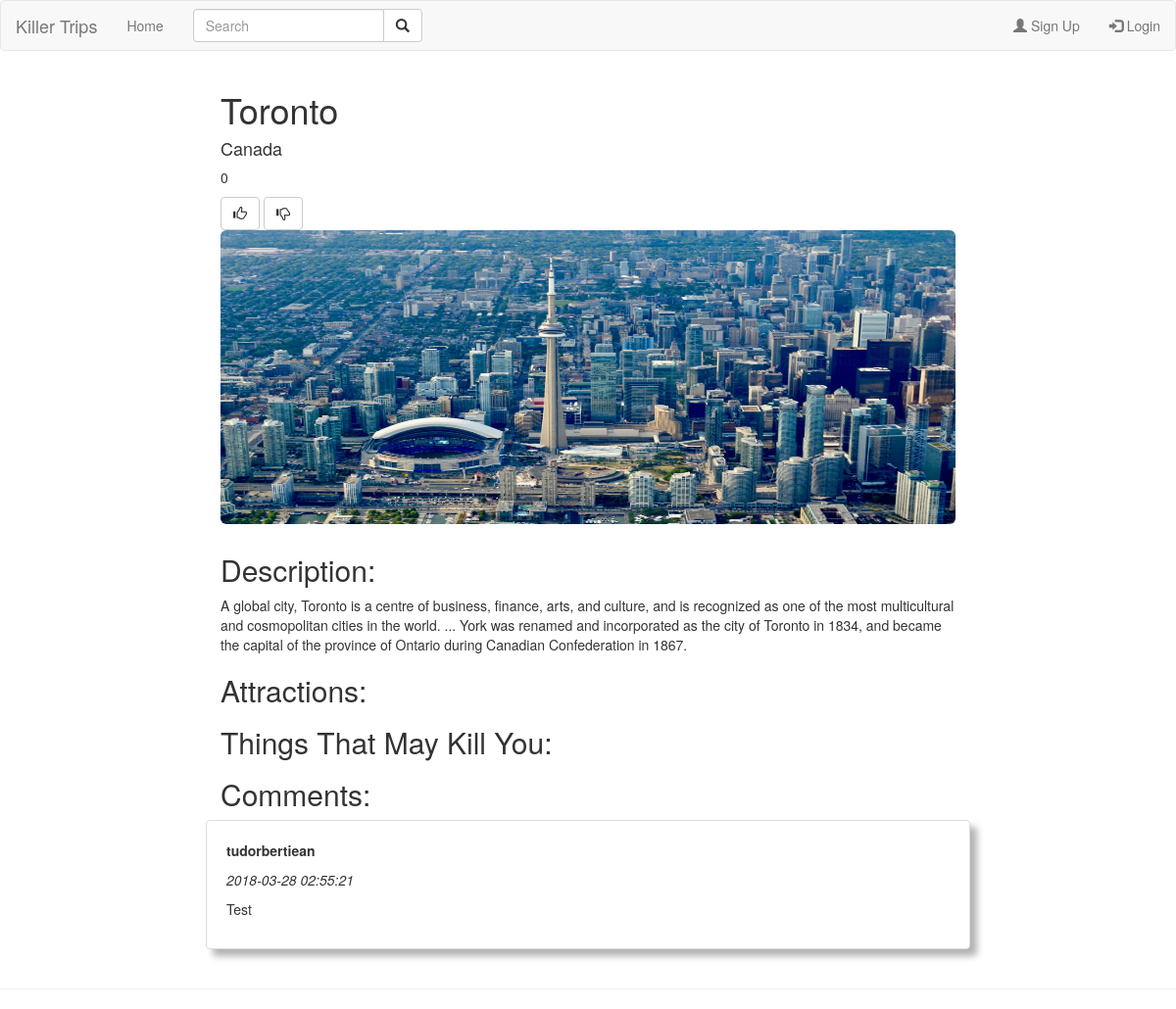
Before: /src/views/city.php?cityid=1 with the older database file.
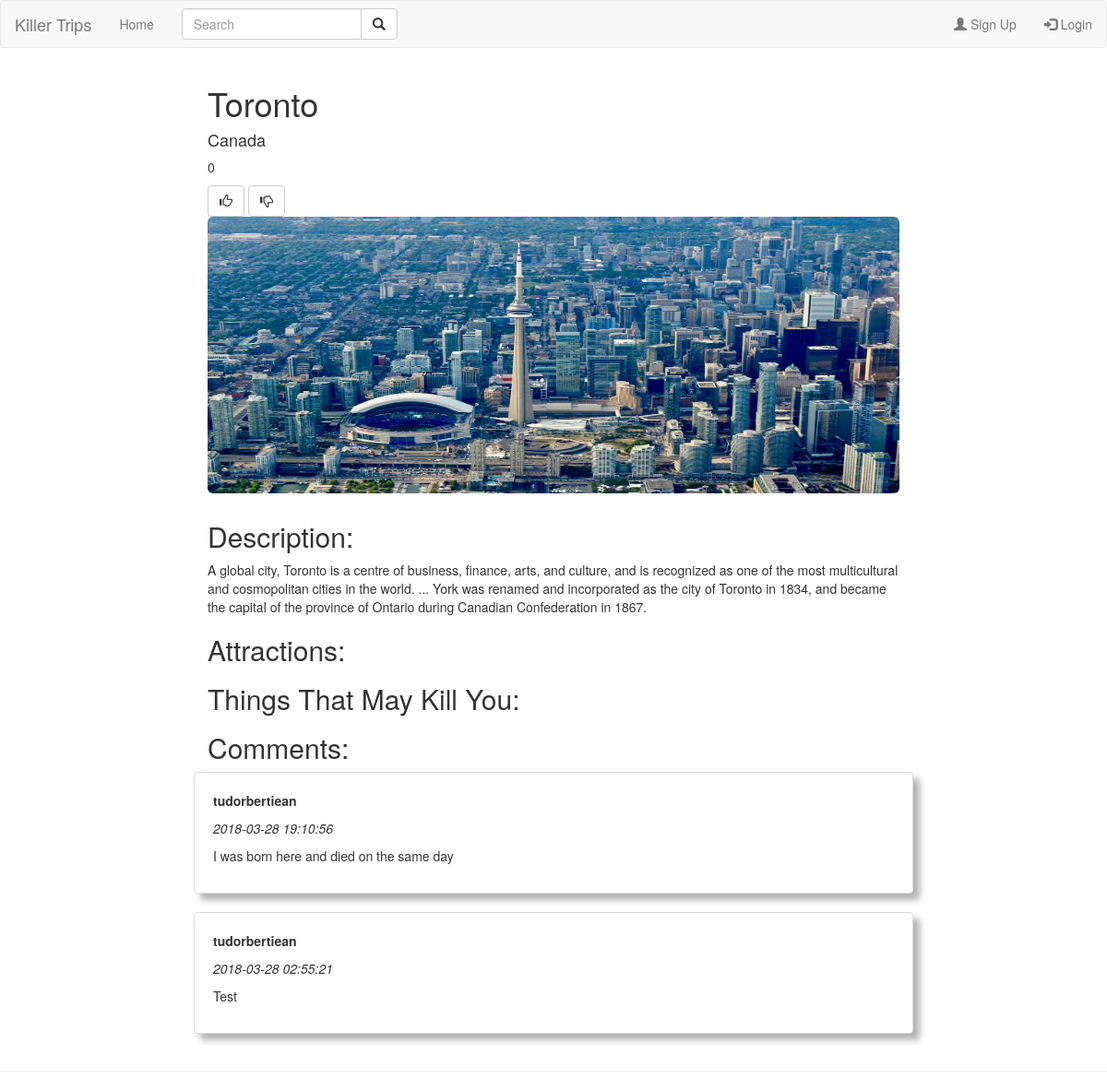
After: the same page with the newer database file.
### tables this page shows
CREATE TABLE `cities` (
  `cityid` int(11) NOT NULL,
  `city` varchar(100) NOT NULL,
  `description` varchar(1000) NOT NULL,
  `country` varchar(100) NOT NULL,
  `image` varchar(200) NOT NULL,
  `votescore` int(11) NOT NULL DEFAULT '0',
  `date` timestamp NOT NULL DEFAULT CURRENT_TIMESTAMP
);

CREATE TABLE `comments` (
  `commentid` int(11) NOT NULL,
  `date` timestamp NOT NULL DEFAULT CURRENT_TIMESTAMP,
  `userid` int(11) NOT NULL,
  `comment` varchar(400) NOT NULL,
  `cityid` int(11) NOT NULL
);

CREATE TABLE `users` (
  `userid` int(11) NOT NULL,
  `username` varchar(32) NOT NULL,
  `password` varchar(64) NOT NULL,
  `permission` varchar(32) NOT NULL
);

### src/php/Cities.php (called while the page is built, shortened)
<?php
class Cities {
    public static function getCityById($id){
		try {
            $db = Database::getConnection();
            $queryString = "SELECT * FROM `cities` WHERE `cityid` = $id";
            $result = $db->query($queryString);
            if (($result->num_rows)>0){
                $city = $result->fetch_assoc();
            } else {
                header("Location: http://localhost:8080/killer-trips/src/views/404.php");
            }
            return $city;
        }
        catch(mysqli_sql_exception $e){
            echo "Connection failed: " . $e->getMessage();
        }
    }
}
?>

### src/php/Comments.php (called while the page is built, shortened)
<?php
class Comments {
	public static function getCommentsForCity($cityid){
		try {
            $db = Database::getConnection();
            $queryString = "SELECT * FROM `comments` WHERE `cityid` = $cityid ORDER BY `date` DESC";
            $result = $db->query($queryString);
            $rows = array();
            while ($row = $result->fetch_assoc()) {
                array_push($rows, $row);
            }
        }
        catch(mysqli_sql_exception $e){
            echo "Connection failed: " . $e->getMessage();
        }
        return $rows;
    }
}
?>

### src/php/User.php (called while the page is built, shortened)
<?php
class User {
	public static function getUserById($userid){
		try {
            $db = Database::getConnection();
            $queryString = "SELECT * FROM `users` WHERE `userid` = $userid";
            $result = $db->query($queryString);
            $user = $result->fetch_assoc();
        }
        catch(mysqli_sql_exception $e){
            echo "Connection failed: " . $e->getMessage();
        }
        return $user;
    }
}
?>

### src/views/city.php (the view, shortened to what this page needs)
<?php
    include("../php/Cities.php");
    include("../php/Comments.php");
    $city = Cities::getCityById($_GET["cityid"]);
    $comments = Comments::getCommentsForCity($_GET["cityid"]);
?>
<!DOCTYPE html>
    <head>
        <link rel="stylesheet" href="https://maxcdn.bootstrapcdn.com/bootstrap/3.3.7/css/bootstrap.min.css">
        <link rel="stylesheet" href="../css/cities.css">
    </head>
    <body>
      <nav class="navbar navbar-default">
        <div class="container-fluid">
          <div class="navbar-header">
            <a class="navbar-brand" href="#">Killer Trips</a>
          </div>
          <ul class="nav navbar-nav">
            <li><a href="homepage.php">Home</a></li>
          </ul>
          <?php
            if (isset($_SESSION['loggedin']) && $_SESSION['loggedin'] == true){
                ?>
                <ul class="nav navbar-nav navbar-right">
                  <li><a href="#"><?php echo $_SESSION['username'];?></a></li>
                  <li><a href="http://localhost:8080/killer-trips/src/php/Logout.php"><span class="glyphicon glyphicon-log-out"></span> Logout</a></li>
                </ul>
                <?php
              } else{
                ?>
                <ul class="nav navbar-nav navbar-right">
                  <li><a href="http://localhost:8080/killer-trips/src/views/register.php"><span class="glyphicon glyphicon-user"></span> Sign Up</a></li>
                  <li><a href="http://localhost:8080/killer-trips/src/views/login.php"><span class="glyphicon glyphicon-log-in"></span> Login</a></li>
                </ul>
                <?php
              }
            ?>
          <form class="navbar-form navbar-left" action="/action_page.php">
            <div class="input-group">
              <input type="text" class="form-control" placeholder="Search">
              <div class="input-group-btn">
                <button class="btn btn-default" type="submit">
                  <i class="glyphicon glyphicon-search"></i>
                </button>
              </div>
            </div>
          </form>
        </div>
      </nav>
      <div class="container">
        <div class="row row-offcanvas row-offcanvas-right">
          <div class="col-md-offset-2 col-md-8">
            <h1><?php echo $city["city"]?></h1>
            <h4><?php echo $city["country"]?></h4>
            <p><?php echo $city["votescore"]?></p>
            <button class="btn btn-default" type="submit">
                <i class="glyphicon glyphicon-thumbs-up"></i>
            </button>
            <button class="btn btn-default" type="submit">
                <i class="glyphicon glyphicon-thumbs-down"></i>
            </button>
            <br>
            <div class="jumbotron" style="background-image: url(../images/<?php echo $city["image"]?>);"></div>
            <h2>Description:</h2>
            <p><?php echo $city["description"]?></p>
            <h2>Attractions:</h2>
            <h2>Things That May Kill You:</h2>
            <h2>Comments:</h2>
            <?php
                $arrlength = count($comments);
                for($x = 0; $x < $arrlength; $x++) {
                    $comment = $comments[$x];
                    include_once("../php/User.php");
                    $user = User::getUserById($comment["userid"]);
                    ?>
                    <div class="row">
                        <div class="panel panel-white panel-shadow">
                            <p><b><?php echo $user["username"]?></b></p>
                            <p><i><?php echo $comment["date"]?></i></p>
                            <p><?php echo $comment["comment"]?></p>
                        </div>
                    </div>
                    <?php
                  }
            ?>
            </div>
          </div>
        </div>
        <hr>
    </body>
</html>

### src/css/cities.css (style rules this page uses)
.jumbotron { height: 300px; -webkit-background-size: 100% 100%; -moz-background-size: 100% 100%; -o-background-size: 100% 100%; background-size: 100% 100%; }
.panel-shadow { padding: 20px; }
.panel-shadow { box-shadow: rgba(0, 0, 0, 0.3) 7px 7px 7px; }
.panel-white { border: 1px solid #dddddd; }

Changed rows visible on the page:
added comments: userid.username "tudorbertiean", date "2018-03-28 19:10:56", comment "I was born here and died on the same day"
